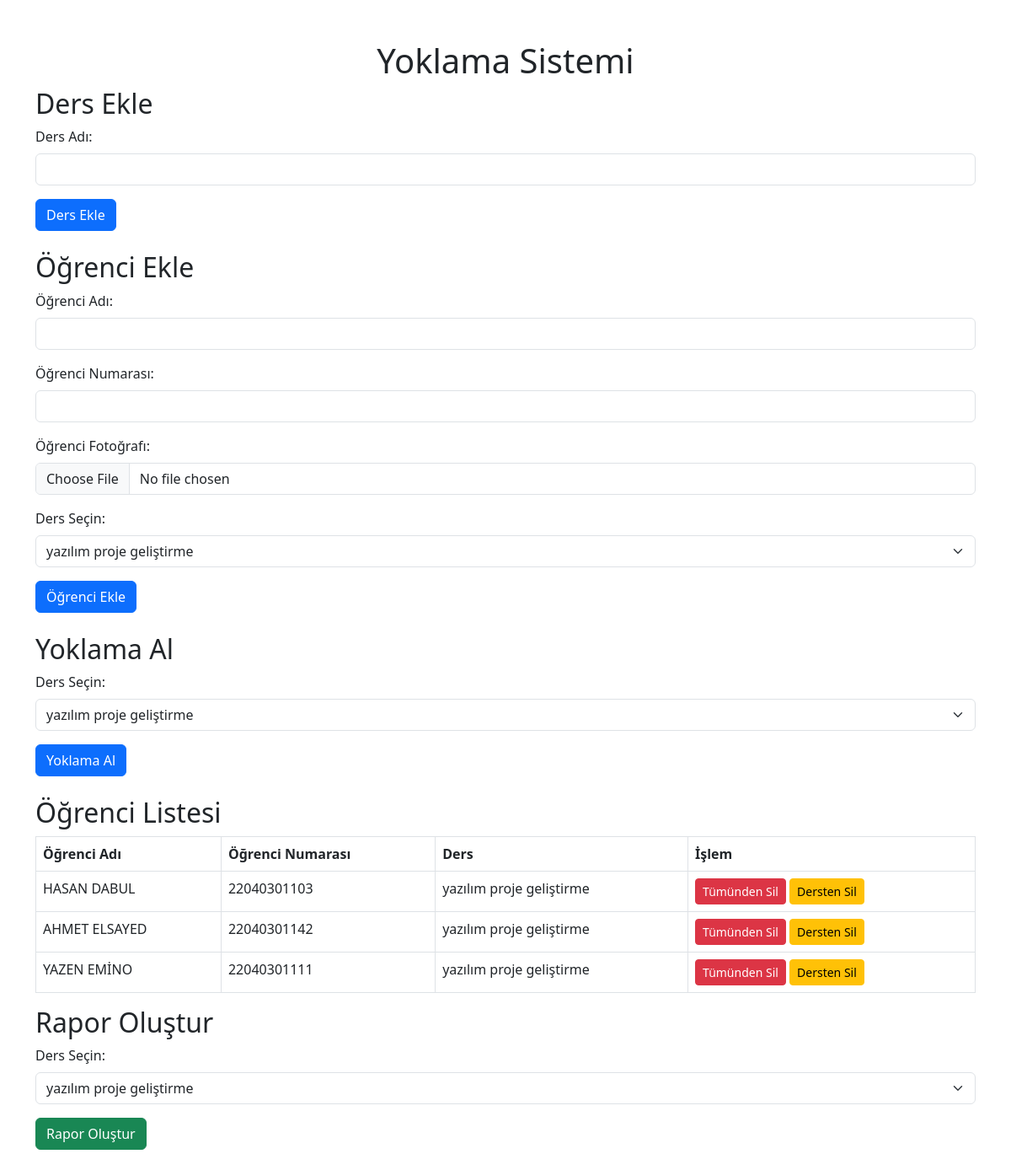
The page / on the database its author committed.
### tables this page shows
CREATE TABLE ogrenciler (
            ogrenci_id INTEGER PRIMARY KEY AUTOINCREMENT,
            tam_adi TEXT NOT NULL,
            ogrenci_numarasi TEXT,
            foto_yolu TEXT,
            ders_id INTEGER,
            FOREIGN KEY (ders_id) REFERENCES dersler (ders_id)
        );

CREATE TABLE dersler (
            ders_id INTEGER PRIMARY KEY AUTOINCREMENT,
            ders_adi TEXT NOT NULL
        );

### app.py (the view)
@app.route('/')
def ana_sayfa():
    conn = sqlite3.connect('school.db')
    cursor = conn.cursor()
    cursor.execute('SELECT ders_id, ders_adi FROM dersler')
    dersler = cursor.fetchall()
    cursor.execute('''
        SELECT o.ogrenci_id, o.tam_adi, o.ogrenci_numarasi, o.foto_yolu, o.ders_id, d.ders_adi
        FROM ogrenciler o
        JOIN dersler d ON o.ders_id = d.ders_id
    ''')
    ogrenciler = cursor.fetchall()
    conn.close()
    return render_template('index.html', dersler=dersler, ogrenciler=ogrenciler)

### templates/index.html (shortened to what this page needs)
<!DOCTYPE html>
<html lang="tr">
<head>
    <link href="https://cdn.jsdelivr.net/npm/bootstrap@5.3.0/dist/css/bootstrap.min.css" rel="stylesheet">
</head>
<body>
    <div class="container mt-5">
        <h1 class="text-center">Yoklama Sistemi</h1>
        <h2>Ders Ekle</h2>
        <form action="{{ url_for('ders_ekle') }}" method="POST" class="mb-4">
            <div class="mb-3">
                <label for="ders_adi" class="form-label">Ders Adı:</label>
                <input type="text" id="ders_adi" name="ders_adi" class="form-control" required>
            </div>
            <button type="submit" class="btn btn-primary">Ders Ekle</button>
        </form>
        <h2>Öğrenci Ekle</h2>
        <form action="{{ url_for('ogrenci_ekle') }}" method="POST" enctype="multipart/form-data" class="mb-4">
            <div class="mb-3">
                <label for="tam_adi" class="form-label">Öğrenci Adı:</label>
                <input type="text" id="tam_adi" name="tam_adi" class="form-control" required>
            </div>
            <div class="mb-3">
                <label for="ogrenci_numarasi" class="form-label">Öğrenci Numarası:</label>
                <input type="text" id="ogrenci_numarasi" name="ogrenci_numarasi" class="form-control">
            </div>
            <div class="mb-3">
                <label for="foto" class="form-label">Öğrenci Fotoğrafı:</label>
                <input type="file" id="foto" name="foto" class="form-control" accept="image/*" required>
            </div>
            <div class="mb-3">
                <label for="ders_id" class="form-label">Ders Seçin:</label>
                <select id="ders_id" name="ders_id" class="form-select" required>
                    {% for ders in dersler %}
                        <option value="{{ ders[0] }}">{{ ders[1] }}</option>
                    {% endfor %}
                </select>
            </div>
            <button type="submit" class="btn btn-primary">Öğrenci Ekle</button>
        </form>
        <h2>Yoklama Al</h2>
        <form id="yoklamaForm" class="mb-4">
            <div class="mb-3">
                <label for="ders_id" class="form-label">Ders Seçin:</label>
                <select id="ders_id" name="ders_id" class="form-select" required>
                    {% for ders in dersler %}
                        <option value="{{ ders[0] }}">{{ ders[1] }}</option>
                    {% endfor %}
                </select>
            </div>
            <button type="submit" class="btn btn-primary">Yoklama Al</button>
        </form>
        <h2>Öğrenci Listesi</h2>
        <table class="table table-bordered">
            <thead>
                <tr>
                    <th>Öğrenci Adı</th>
                    <th>Öğrenci Numarası</th>
                    <th>Ders</th>
                    <th>İşlem</th>
                </tr>
            </thead>
            <tbody>
                {% for ogrenci in ogrenciler %}
                    <tr>
                        <td>{{ ogrenci[1] }}</td>
                        <td>{{ ogrenci[2] }}</td>
                        <td>{{ ogrenci[5] }}</td>
                        <td>
                            <a href="{{ url_for('ogrenci_sil', ogrenci_id=ogrenci[0]) }}" class="btn btn-danger btn-sm">Tümünden Sil</a>
                            <a href="{{ url_for('ogrenciyi_dersten_sil', ogrenci_id=ogrenci[0], ders_id=ogrenci[4]) }}" class="btn btn-warning btn-sm">Dersten Sil</a>
                        </td>
                    </tr>
                {% endfor %}
            </tbody>
        </table>
        <h2>Rapor Oluştur</h2>
        <form action="{{ url_for('rapor_olustur', ders_id=1) }}" method="GET" class="mb-4">
            <div class="mb-3">
                <label for="ders_id" class="form-label">Ders Seçin:</label>
                <select id="ders_id" name="ders_id" class="form-select" required>
                    {% for ders in dersler %}
                        <option value="{{ ders[0] }}">{{ ders[1] }}</option>
                    {% endfor %}
                </select>
            </div>
            <button type="submit" class="btn btn-success">Rapor Oluştur</button>
        </form>
    </div>
</body>
</html>

### rows shown on the page
ogrenciler: tam_adi "HASAN DABUL", ogrenci_numarasi "22040301103", ders_adi "yazılım proje geliştirme"
ogrenciler: tam_adi "AHMET ELSAYED", ogrenci_numarasi "22040301142", ders_adi "yazılım proje geliştirme"
ogrenciler: tam_adi "YAZEN EMİNO", ogrenci_numarasi "22040301111", ders_adi "yazılım proje geliştirme"

### other values the page prints
form field ders_id "yazılım proje geliştirme"
